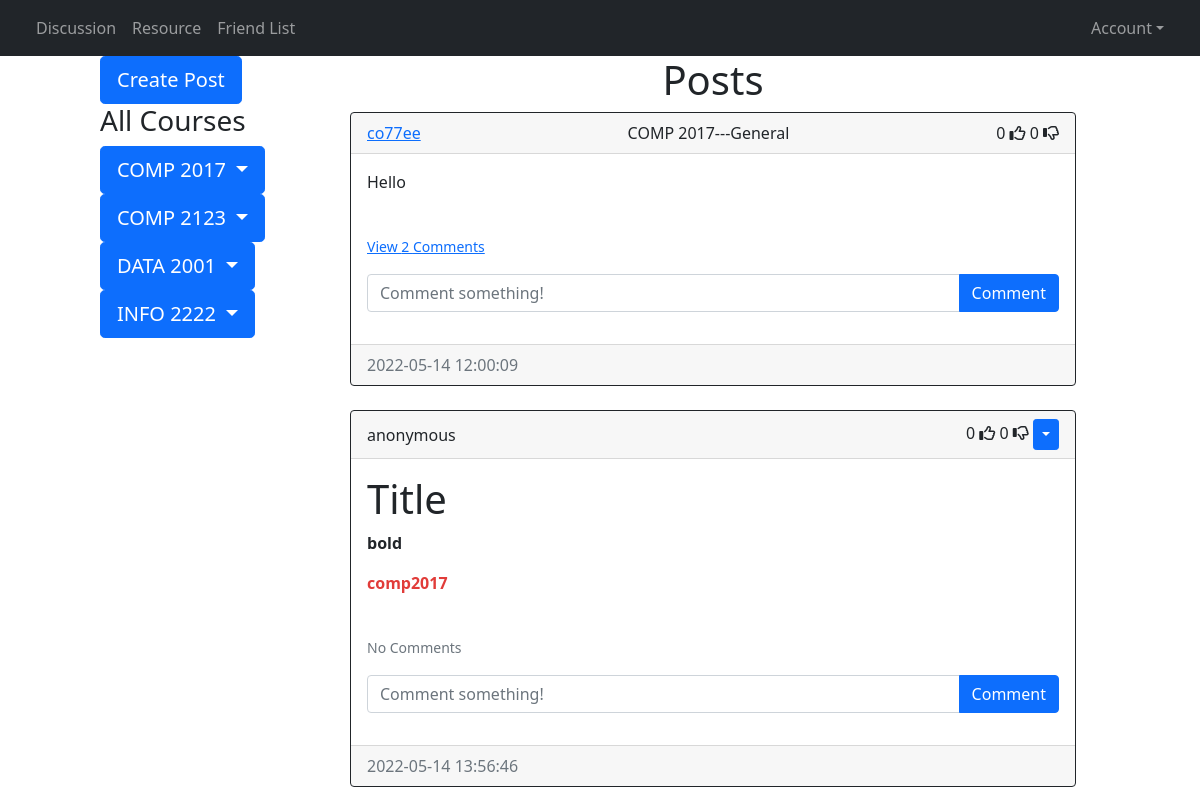
The page /discussion/all (signed in) on the database its author committed.
### website/models.py (models this page shows)
class Post(db.Model):
    id = db.Column(db.Integer, primary_key=True)
    text = db.Column(db.Text, nullable=False)
    date_created = db.Column(db.DateTime(timezone=True), default=func.now())
    author = db.Column(db.Integer, db.ForeignKey(
        'user.id', ondelete="CASCADE"), nullable=False)
    comments = db.relationship('Comment', backref='post', passive_deletes=True)
    likes = db.relationship('Like', backref='post', passive_deletes=True)
    dislikes = db.relationship('Dislike', backref='post', passive_deletes=True)
    anon = db.Column(db.Boolean, nullable=False)
    adminOnly = db.Column(db.Boolean, nullable=False)
    course = db.Column(db.Text, nullable=False)
    topic = db.Column(db.Text, nullable=False)

class User(db.Model, UserMixin):
    id = db.Column(db.Integer, primary_key=True)
    password = db.Column(db.String(150))
    user_name = db.Column(db.String(150), unique=True)
    public_key = db.Column(db.String(150))
    public_sign_key = db.Column(db.String(150))
    user_role = db.Column(db.String(10))
    mute = db.Column(db.Boolean, default=False, nullable=False)
    msg = db.relationship('Message')
    date_created = db.Column(db.DateTime(timezone=True), default=func.now())
    posts = db.relationship('Post', backref='user', passive_deletes=True)
    comments = db.relationship('Comment', backref='user', passive_deletes=True)
    likes = db.relationship('Like', backref='user', passive_deletes=True)
    dislikes = db.relationship('Dislike', backref='user', passive_deletes=True)

### website/discussion.py (the view)
@discussion.route('/discussion/<post_category>', methods=['GET','POST'])
def home(post_category):
    print("16")
    if not current_user.is_authenticated:
        flash('You are not logged in yet :( please log in in this page ',
              category='error')
        return redirect(url_for('auth.login'))
    post_category= post_category.split("-")
    if current_user.user_role == "normal":
        if len(post_category) == 1:
            posts = Post.query.filter_by(adminOnly=False)
        else:
            posts = Post.query.filter_by(course=post_category[0], topic=post_category[1])
    else:
        if len(post_category) == 1:
            posts = Post.query.all()
        else:
            posts = Post.query.filter_by(course=post_category[0], topic=post_category[1])
    return render_template('discussion.html', user=current_user, posts=posts)

### website/__init__.py (called while the page is built)
def create_app():
    app = Flask(__name__)
    app.config['SQLALCHEMY_TRACK_MODIFICATIONS'] = False
    app.config['SECRET_KEY'] = 'hjshjhdjah kjshkjdhjs'
    app.config['SQLALCHEMY_DATABASE_URI'] = f'sqlite:///{DB_NAME}'
    db.init_app(app)
    socketio.init_app(app)
    from .chats import chats
    from .auth import auth
    from .discussion import discussion
    from .resource import resource
    app.register_blueprint(auth, url_prefix='/')
    app.register_blueprint(chats, url_prefix='/')
    app.register_blueprint(discussion, url_prefix='/')
    app.register_blueprint(resource, url_prefix='/')
    from .models import User, Message
    create_database(app)
    login_manager = LoginManager()
    login_manager.login_view = 'auth.login'
    login_manager.init_app(app)
    @login_manager.user_loader
    def load_user(id):
        return User.query.get(int(id))
    return app

### website/templates/discussion.html
{% extends "posts_div.html" %} {% block title %}Home{% endblock %}

### website/templates/posts_div.html (shortened to what this page needs)
{% extends "base.html" %} {% block title %}Home{% endblock %} {% block content
%}
<link rel="stylesheet"
      href="https://cdn.jsdelivr.net/npm/bootstrap-icons@1.7.2/font/bootstrap-icons.css"
/>
<link rel="stylesheet" href="../static/styles/posts_div.css" />
  <div class="row">
    <div class="col-3">
        <a href="/create-post">
        <button type="button" class="btn btn-lg btn-primary">Create Post</button></a>
        <div class="btn-group-vertical">
          <h3>All Courses</h3>
          <div class="dropdown">
            <button type="button" class="btn btn-primary  btn-lg  dropdown-toggle" data-bs-toggle="dropdown">
              COMP 2017
            </button>
          </div>
          <div class="dropdown">
            <button type="button" class="btn btn-primary  btn-lg  dropdown-toggle" data-bs-toggle="dropdown">
             COMP 2123
            </button>
          </div>
          <div class="dropdown">
            <button type="button" class="btn btn-primary  btn-lg  dropdown-toggle" data-bs-toggle="dropdown">
             DATA 2001
            </button>
          </div>
          <div class="dropdown">
            <button type="button" class="btn btn-primary  btn-lg  dropdown-toggle" data-bs-toggle="dropdown">
              INFO 2222
            </button>
          </div>
        </div>
      </div>
    <div class="col-9">
      <h1 align="center">{% block header %}Posts{% endblock %}</h1>
      <div id="posts">
        {% for post in posts %}
        <div class="card border-dark">
          <div class="card-header d-flex justify-content-between align-items-center">
            {% if post.anon %}
            <a>anonymous</a>
            {% else %}
            <a href="/posts/{{post.user.user_name}}">
              {{post.user.user_name}}</a>
            {{post.course.replace("_"," ") + "---" +post.topic}}
            {%endif%}
            <div>
        <span id="likes-count-{{post.id}}">
        {{ post.likes|length }}
        </span>
              {% if user.id in post.likes|map(attribute="author")|list %}
              <i
                      class="fas fa-thumbs-up"
                      id="like-button-{{post.id}}"
                      onclick="like({{post.id}})"
              ></i>
              {% else %}
              <i
                      class="far fa-thumbs-up"
                      id="like-button-{{post.id}}"
                      onclick="like({{post.id}})"
              ></i>
              {% endif %}
              <span id="dislikes-count-{{post.id}}">
        {{ post.dislikes|length }}</span>
              {% if user.id in post.dislikes|map(attribute="author")|list %}
              <i
                      class="fas fa-thumbs-down"
                      id="dislike-button-{{post.id}}"
                      onclick="dislike({{post.id}})"
              ></i>
              {% else %}
              <i
                      class="far fa-thumbs-down"
                      id="dislike-button-{{post.id}}"
                      onclick="dislike({{post.id}})"
              ></i>
              {% endif %}
              {% if user.id == post.author or user.user_role == "root" or user.user_role == "admin" %}
              <div class="btn-group">
                <button
                        type="button"
                        class="btn btn-sm btn-primary dropdown-toggle"
                        data-bs-toggle="dropdown"
                ></button>
              </div>
              {% endif %}
            </div>
          </div>
          <div class="card-body">
            <div class="card-text">
              {{post.text|safe}}
            </div>
            <br />
            <p class="card-text">
              {% if post.comments|length > 0 %}
              <a data-bs-toggle="collapse" href="#comments-{{post.id}}" role="button">
                <small>View {{post.comments|length}} Comments</small>
              </a>
              {% else %}
              <small class="text-muted">No Comments</small>
              {% endif %}
            </p>
            <form
                    class="input-group mb-3"
                    method="POST"
                    action="/create-comment/{{post.id}}"
            >
              <input
                      type="text"
                      id="text"
                      name="text"
                      class="form-control"
                      placeholder="Comment something!"
              />
              <button type="submit" class="btn btn-primary">Comment</button>
            </form>
          </div>
          <div class="card-footer text-muted">{{post.date_created}}</div>
        </div>
        <br/> {% endfor %}
      </div>
      {% block footer %}
    </div>
  </div>
{% endblock %} {% endblock %}

### website/static/styles/posts_div.css (style rules this page uses)
* { box-sizing: border-box }
.card { width: auto }

### rows shown on the page
Post: user.user_name "co77ee", course "COMP 2017---General", likes|length "0", dislikes|length "0", text "Hello", comments|length "2", date_created "2022-05-14 12:00:09"
Post: anon "anonymous", likes|length "0", dislikes|length "0", text "Title bold comp2017", shows "No Comments", date_created "2022-05-14 13:56:46"
